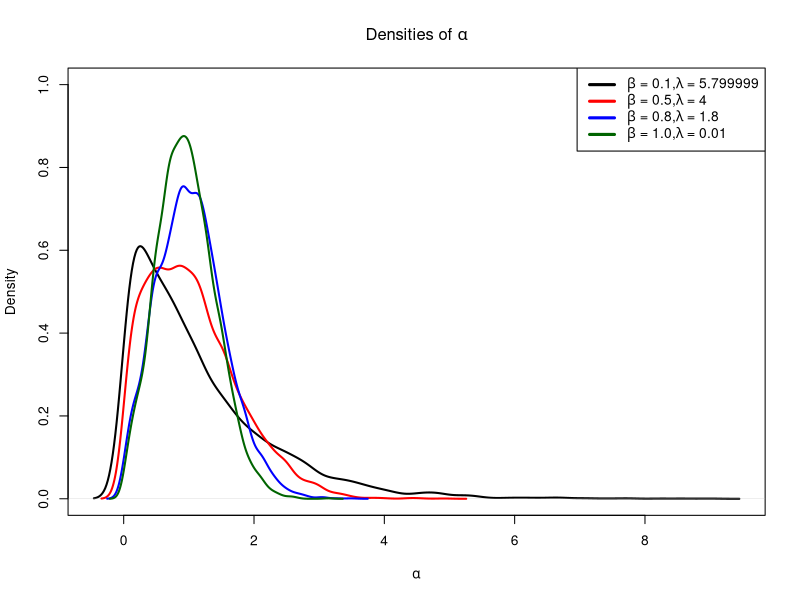

R code for this plot:
X_data0.1 <- read.csv("Data_Alphas_1_beta0.1_T10_lambda5.799999.csv",header = T)
X_data0.5 <- read.csv("Data_Alphas_1_beta0.5_T10_lambda4.csv", header = T)
X_data0.8 <- read.csv("Data_Alphas_1_beta0.8_T10_lambda1.8.csv", header = T)
X_data1.0 <- read.csv("Data_Alphas_1_beta1.0_T10_lambda0.01.csv", header = T)

layout(matrix(c(1,1,1,1), nrow = 2, ncol = 2, byrow = TRUE))
plot(density(X_data0.1[,2]),main = expression(paste("Densities of ", alpha)), 
     xlab=expression(alpha), col="black",lwd = 2,ylim=c(0,1))
lines(density(X_data0.5[,2]), col="red",lwd = 2) 
lines(density(X_data0.8[,2]), col="blue",lwd = 2)
lines(density(X_data1.0[,2]), col="darkgreen",lwd = 2)
legend("topright",
       legend = c(expression(paste(beta," = 0.1,",lambda, " = 5.799999")), 
                  expression(paste(beta," = 0.5,",lambda, " = 4")), 
                  expression(paste(beta," = 0.8,",lambda, " = 1.8")), 
                  expression(paste(beta," = 1.0,",lambda, " = 0.01"))),lty = c(1, 1), 
       col = c("black","red","blue","darkgreen"),cex = 1.0,lwd = 3)
